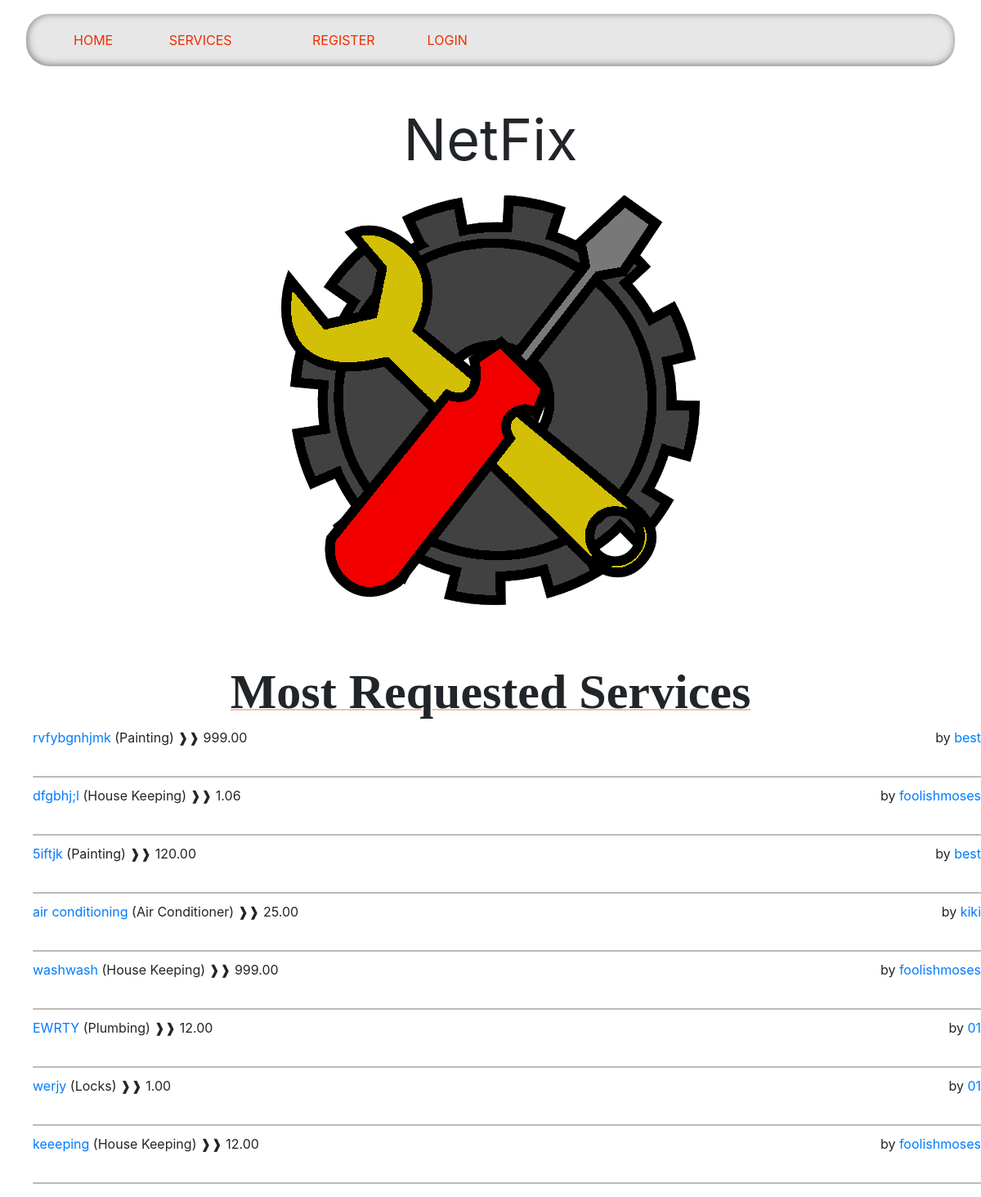
The app's page /, older data.
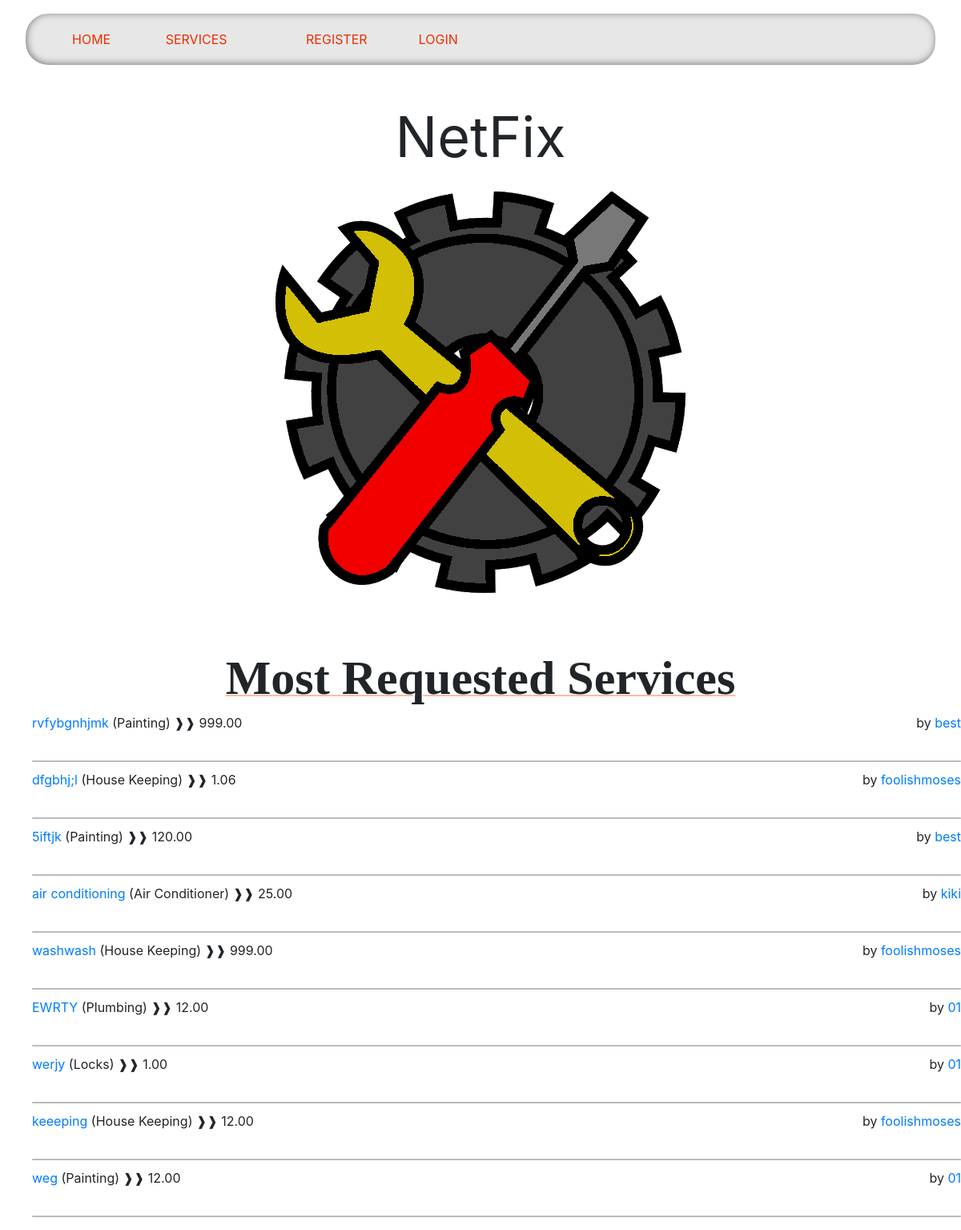
The same page, newer data.
### services/models.py (models this page shows, shortened)
class RequestService(models.Model):
    service = models.ForeignKey(Service, on_delete=models.CASCADE)
    user = models.ForeignKey(Customer, on_delete=models.CASCADE)
    address = models.CharField(max_length=100)
    hours = models.IntegerField(
        validators=[MinValueValidator(0)]
    )
    date = models.DateTimeField(auto_now=True, null=False)

class Service(models.Model):
    company = models.ForeignKey(Company, on_delete=models.CASCADE)
    name = models.CharField(max_length=40)
    description = models.TextField()
    price_hour = models.DecimalField(decimal_places=2, max_digits=100)
    rating = models.IntegerField(validators=[MinValueValidator(
        0), MaxValueValidator(5)], default=0)
    choices = (
        ('Air Conditioner', 'Air Conditioner'),
        ('Carpentry', 'Carpentry'),
        ('Electricity', 'Electricity'),
        ('Gardening', 'Gardening'),
        ('Home Machines', 'Home Machines'),
        ('House Keeping', 'House Keeping'),
        ('Interior Design', 'Interior Design'),
        ('Locks', 'Locks'),
        ('Painting', 'Painting'),
        ('Plumbing', 'Plumbing'),
        ('Water Heaters', 'Water Heaters'),
    )
    field = models.CharField(max_length=30, blank=False,
                             null=False, choices=choices)
    date = models.DateTimeField(auto_now=True, null=False)

### users/models.py (models this page shows, shortened)
class Company(models.Model):
    user = models.OneToOneField(
        User, on_delete=models.CASCADE, primary_key=True)
    field = models.CharField(max_length=70, choices=(('Air Conditioner', 'Air Conditioner'),
                                                     ('All in One', 'All in One'),
                                                     ('Carpentry', 'Carpentry'),
                                                     ('Electricity',
                                                      'Electricity'),
                                                     ('Gardening', 'Gardening'),
                                                     ('Home Machines',
                                                      'Home Machines'),
                                                     ('House Keeping',
                                                      'House Keeping'),
                                                     ('Interior Design',
                                                      'Interior Design'),
                                                     ('Locks', 'Locks'),
                                                     ('Painting', 'Painting'),
                                                     ('Plumbing', 'Plumbing'),
                                                     ('Water Heaters', 'Water Heaters')), blank=False, null=False)
    rating = models.IntegerField(
        validators=[MaxValueValidator(5), MinValueValidator(0)], default=0)

class User(AbstractUser):
    is_company = models.BooleanField(default=False)
    is_customer = models.BooleanField(default=False)
    email = models.EmailField(unique=True)
    USERNAME_FIELD = 'email'
    REQUIRED_FIELDS = ['username']
    def __str__(self):
        return self.username

### main/views.py (the view)
# urls.py: path('', v.home, name='home'),
def home(request):
    service_counts = (
    RequestService.objects
    .values("service_id")
    .annotate(request_count=Count("id"))
    .order_by("-request_count")
)
    latest_service = (
    RequestService.objects
    .filter(service_id=OuterRef("service_id"))
    .order_by("-date")  # Get latest entry for each service_id
    .values("id")[:1]
)
    services = (
    RequestService.objects
    .filter(id__in=Subquery(latest_service))
    .annotate(request_count=Subquery(
        service_counts.filter(service_id=OuterRef("service_id")).values("request_count")[:1]
    ))
    .order_by("-request_count")
    .select_related("service")  # Fetch related service details
)
    for service in services:
        service.price = service.service.price_hour * service.hours
    return render(request, "main/home.html", {'services':services})

### main/templates/main/home.html (shortened to what this page needs)
{% extends 'main/base.html' %}
{% block content %}
<div style="margin-top: 50px">
  <p class="site_title">NetFix</p>
  <img class="home_logo" src="static/css/logo.png" alt="logo" />
</div>
<div>
  <h1 class="title">Most Requested Services</h1>
  <ul class="service_list">
    {% for service in services %}
    <div>
      <a href="/services/{{service.service.id}}">{{service.service.name}}</a>
      ({{service.service.field}})
      <p style="margin: 0; display: inline-block">❱❱ {{service.service.price_hour}}</p>
      <p style="float: right; margin: 0">
        by
        <a href="/company/{{service.service.company.user}}"
          >{{service.service.company.user}}</a
        >
      </p>
    </div>
    <div class="line"></div>
    {% endfor %}
  </ul>
</div>
{% endblock %}

Row changes from the older to the newer data that the page shows:
added RequestService: service.name "weg", service.field "Painting", service.price_hour "12.00", service.company.user "01"
